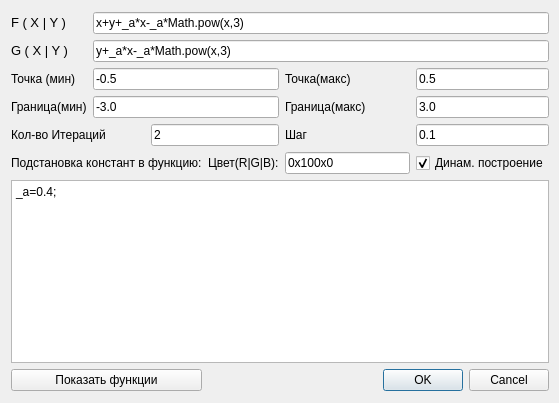
<?xml version="1.0" encoding="UTF-8"?>
<ui version="4.0">
 <class>Dialog</class>
 <widget class="QDialog" name="Dialog">
  <property name="geometry">
   <rect>
    <x>0</x>
    <y>0</y>
    <width>559</width>
    <height>403</height>
   </rect>
  </property>
  <property name="windowTitle">
   <string>Dialog</string>
  </property>
  <property name="windowIcon">
   <iconset resource="resourse.qrc">
    <normaloff>:/Images/185095.png</normaloff>:/Images/185095.png</iconset>
  </property>
  <widget class="QWidget" name="layoutWidget">
   <property name="geometry">
    <rect>
     <x>11</x>
     <y>12</y>
     <width>538</width>
     <height>379</height>
    </rect>
   </property>
   <layout class="QGridLayout" name="gridLayout">
    <item row="7" column="0" colspan="3">
     <widget class="QPushButton" name="infoFuncButton">
      <property name="text">
       <string>Показать функции</string>
      </property>
     </widget>
    </item>
    <item row="7" column="3" colspan="4">
     <widget class="QDialogButtonBox" name="buttonBox">
      <property name="orientation">
       <enum>Qt::Horizontal</enum>
      </property>
      <property name="standardButtons">
       <set>QDialogButtonBox::Cancel|QDialogButtonBox::Ok</set>
      </property>
     </widget>
    </item>
    <item row="6" column="0" colspan="7">
     <widget class="QPlainTextEdit" name="constText">
      <property name="plainText">
       <string>_a=0.4;</string>
      </property>
     </widget>
    </item>
    <item row="0" column="0">
     <widget class="QLabel" name="label_6">
      <property name="text">
       <string>&lt;html&gt;&lt;head/&gt;&lt;body&gt;&lt;p&gt;&lt;span style=&quot; font-size:10pt;&quot;&gt;F ( X | Y )&lt;/span&gt;&lt;/p&gt;&lt;/body&gt;&lt;/html&gt;</string>
      </property>
     </widget>
    </item>
    <item row="0" column="1" colspan="6">
     <widget class="QLineEdit" name="lineEdit_f">
      <property name="text">
       <string>x+y+_a*x-_a*Math.pow(x,3)</string>
      </property>
     </widget>
    </item>
    <item row="1" column="1" colspan="6">
     <widget class="QLineEdit" name="lineEdit_g">
      <property name="text">
       <string>y+_a*x-_a*Math.pow(x,3)</string>
      </property>
     </widget>
    </item>
    <item row="2" column="0">
     <widget class="QLabel" name="label_7">
      <property name="text">
       <string>&lt;html&gt;&lt;head/&gt;&lt;body&gt;&lt;p&gt;Точка (мин)&lt;/p&gt;&lt;/body&gt;&lt;/html&gt;</string>
      </property>
     </widget>
    </item>
    <item row="1" column="0">
     <widget class="QLabel" name="label">
      <property name="text">
       <string>&lt;html&gt;&lt;head/&gt;&lt;body&gt;&lt;p&gt;&lt;span style=&quot; font-size:10pt;&quot;&gt;G ( X | Y )&lt;/span&gt;&lt;/p&gt;&lt;/body&gt;&lt;/html&gt;</string>
      </property>
     </widget>
    </item>
    <item row="2" column="1" colspan="3">
     <widget class="QLineEdit" name="lineEdit_min">
      <property name="text">
       <string>-0.5</string>
      </property>
     </widget>
    </item>
    <item row="3" column="0">
     <widget class="QLabel" name="label_2">
      <property name="text">
       <string>Граница(мин)</string>
      </property>
     </widget>
    </item>
    <item row="3" column="1" colspan="3">
     <widget class="QLineEdit" name="lineEdit_b_min">
      <property name="text">
       <string>-3.0</string>
      </property>
     </widget>
    </item>
    <item row="4" column="4">
     <widget class="QLabel" name="label_9">
      <property name="text">
       <string>Шаг</string>
      </property>
     </widget>
    </item>
    <item row="4" column="0" colspan="2">
     <widget class="QLabel" name="label_8">
      <property name="text">
       <string>&lt;html&gt;&lt;head/&gt;&lt;body&gt;&lt;p&gt;Кол-во Итераций&lt;/p&gt;&lt;/body&gt;&lt;/html&gt;</string>
      </property>
     </widget>
    </item>
    <item row="4" column="2" colspan="2">
     <widget class="QLineEdit" name="line_edit_num">
      <property name="text">
       <string>2</string>
      </property>
     </widget>
    </item>
    <item row="5" column="4">
     <widget class="QLineEdit" name="colorLine">
      <property name="text">
       <string>0x100x0</string>
      </property>
     </widget>
    </item>
    <item row="5" column="5" colspan="2">
     <widget class="QCheckBox" name="dynamicBox">
      <property name="enabled">
       <bool>true</bool>
      </property>
      <property name="acceptDrops">
       <bool>false</bool>
      </property>
      <property name="text">
       <string>Динам. построение</string>
      </property>
      <property name="checked">
       <bool>true</bool>
      </property>
     </widget>
    </item>
    <item row="5" column="0" colspan="3">
     <widget class="QLabel" name="label_4">
      <property name="text">
       <string>Подстановка констант в функцию:</string>
      </property>
     </widget>
    </item>
    <item row="5" column="3">
     <widget class="QLabel" name="label_10">
      <property name="text">
       <string>Цвет(R|G|B):</string>
      </property>
     </widget>
    </item>
    <item row="3" column="4">
     <widget class="QLabel" name="label_3">
      <property name="text">
       <string>Граница(макс)</string>
      </property>
     </widget>
    </item>
    <item row="2" column="4">
     <widget class="QLabel" name="label_5">
      <property name="text">
       <string>&lt;html&gt;&lt;head/&gt;&lt;body&gt;&lt;p&gt;Точка(макс)&lt;/p&gt;&lt;/body&gt;&lt;/html&gt;</string>
      </property>
     </widget>
    </item>
    <item row="2" column="5" colspan="2">
     <widget class="QLineEdit" name="lineEdit_max">
      <property name="text">
       <string>0.5</string>
      </property>
     </widget>
    </item>
    <item row="3" column="5" colspan="2">
     <widget class="QLineEdit" name="lineEdit_b_max">
      <property name="text">
       <string>3.0</string>
      </property>
     </widget>
    </item>
    <item row="4" column="5" colspan="2">
     <widget class="QLineEdit" name="stepLine">
      <property name="text">
       <string>0.1</string>
      </property>
     </widget>
    </item>
   </layout>
  </widget>
 </widget>
 <resources>
  <include location="resourse.qrc"/>
 </resources>
 <connections>
  <connection>
   <sender>buttonBox</sender>
   <signal>rejected()</signal>
   <receiver>Dialog</receiver>
   <slot>reject()</slot>
   <hints>
    <hint type="sourcelabel">
     <x>316</x>
     <y>260</y>
    </hint>
    <hint type="destinationlabel">
     <x>286</x>
     <y>274</y>
    </hint>
   </hints>
  </connection>
  <connection>
   <sender>buttonBox</sender>
   <signal>accepted()</signal>
   <receiver>Dialog</receiver>
   <slot>accept()</slot>
   <hints>
    <hint type="sourcelabel">
     <x>248</x>
     <y>254</y>
    </hint>
    <hint type="destinationlabel">
     <x>157</x>
     <y>274</y>
    </hint>
   </hints>
  </connection>
 </connections>
</ui>
